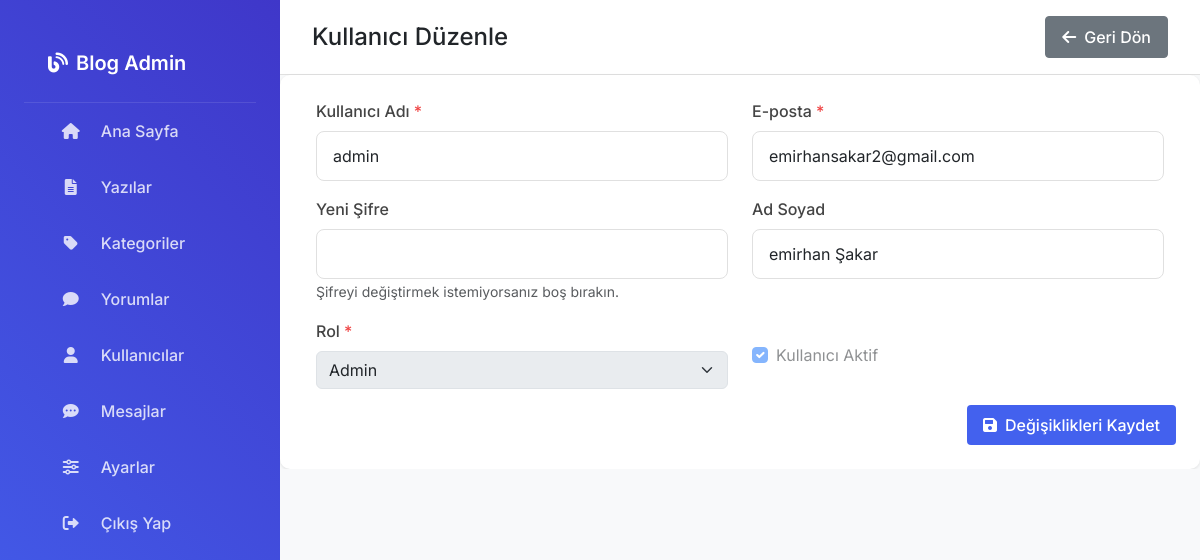
The app's page /admin/kullanici_duzenle.php?id=22 (signed in) with its own data.
### tables this page shows
CREATE TABLE `kullanicilar` (
  `id` int(11) NOT NULL AUTO_INCREMENT,
  `kullanici_adi` varchar(50) NOT NULL,
  `email` varchar(100) NOT NULL,
  `sifre` varchar(255) NOT NULL,
  `ad_soyad` varchar(100) DEFAULT NULL,
  `rol` enum('admin','yazar','kullanici') DEFAULT 'kullanici',
  `durum` tinyint(1) DEFAULT 1,
  `onay_durumu` enum('bekliyor','onaylandi','reddedildi') DEFAULT 'bekliyor',
  `itiraz_mesaji` text DEFAULT NULL,
  `itiraz_tarihi` timestamp NULL DEFAULT NULL,
  `son_giris` timestamp NOT NULL DEFAULT current_timestamp() ON UPDATE current_timestamp(),
  `auth_token` varchar(64) DEFAULT NULL,
  `created_at` timestamp NOT NULL DEFAULT current_timestamp(),
  `hatirla_token` varchar(64) DEFAULT NULL,
  `son_aktivite` timestamp NULL DEFAULT NULL,
  `cevrimici_durum` tinyint(1) NOT NULL DEFAULT 0,
  `kayit_tarihi` timestamp NOT NULL DEFAULT current_timestamp(),
  `profil_resmi` varchar(255) DEFAULT NULL,
  PRIMARY KEY (`id`),
  UNIQUE KEY `kullanici_adi` (`kullanici_adi`),
  UNIQUE KEY `email` (`email`)
);

### admin/kullanici_duzenle.php (the view, shortened to what this page needs)
<?php
require_once('../baglan.php');
$kullanici_id = intval($_GET['id']);
$sql = "SELECT * FROM kullanicilar WHERE id = ?";
$stmt = $conn->prepare($sql);
$stmt->bind_param("i", $kullanici_id);
$stmt->execute();
$result = $stmt->get_result();
$kullanici = $result->fetch_assoc();
?>
<!DOCTYPE html>
<html lang="tr">
<head>
    <link href="https://cdn.jsdelivr.net/npm/bootstrap@5.3.0/dist/css/bootstrap.min.css" rel="stylesheet">
    <link rel="stylesheet" href="https://cdnjs.cloudflare.com/ajax/libs/font-awesome/6.0.0/css/all.min.css">
    <link rel="stylesheet" href="css/admin.css">
</head>
<body>
    <div class="container-fluid">
        <div class="row">
            <?php include 'includes/sidebar.php'; ?>
            <div class="col p-0">
                <div class="main-content">
                    <div class="top-bar">
                        <h2 class="h4 mb-0">Kullanıcı Düzenle</h2>
                        <div class="top-bar-buttons">
                            <a href="kullanicilar.php" class="btn btn-secondary">
                                <i class="fas fa-arrow-left me-2"></i>Geri Dön
                            </a>
                        </div>
                    </div>
                    <div class="card">
                        <div class="card-body">
                            <form method="post" class="needs-validation" novalidate>
                                <div class="row">
                                    <div class="col-md-6 mb-3">
                                        <label for="kullanici_adi" class="form-label">Kullanıcı Adı <span class="text-danger">*</span></label>
                                        <input type="text" class="form-control" id="kullanici_adi" name="kullanici_adi" value="<?php echo htmlspecialchars($kullanici['kullanici_adi']); ?>" required>
                                    </div>
                                    <div class="col-md-6 mb-3">
                                        <label for="email" class="form-label">E-posta <span class="text-danger">*</span></label>
                                        <input type="email" class="form-control" id="email" name="email" value="<?php echo htmlspecialchars($kullanici['email']); ?>" required>
                                    </div>
                                </div>
                                <div class="row">
                                    <div class="col-md-6 mb-3">
                                        <label for="yeni_sifre" class="form-label">Yeni Şifre</label>
                                        <input type="password" class="form-control" id="yeni_sifre" name="yeni_sifre">
                                        <small class="text-muted">Şifreyi değiştirmek istemiyorsanız boş bırakın.</small>
                                    </div>
                                    <div class="col-md-6 mb-3">
                                        <label for="ad_soyad" class="form-label">Ad Soyad</label>
                                        <input type="text" class="form-control" id="ad_soyad" name="ad_soyad" value="<?php echo htmlspecialchars($kullanici['ad_soyad']); ?>">
                                    </div>
                                </div>
                                <div class="row">
                                    <div class="col-md-6 mb-3">
                                        <label for="rol" class="form-label">Rol <span class="text-danger">*</span></label>
                                        <select class="form-select" id="rol" name="rol" required <?php echo ($kullanici_id == $_SESSION['admin_id']) ? 'disabled' : ''; ?>>
                                            <option value="admin" <?php echo $kullanici['rol'] == 'admin' ? 'selected' : ''; ?>>Admin</option>
                                        </select>
                                    </div>
                                    <div class="col-md-6 mb-3">
                                        <div class="form-check mt-4">
                                            <input class="form-check-input" type="checkbox" id="durum" name="durum" <?php echo $kullanici['durum'] ? 'checked' : ''; ?> <?php echo ($kullanici_id == $_SESSION['admin_id']) ? 'disabled' : ''; ?>>
                                            <label class="form-check-label" for="durum">
                                                Kullanıcı Aktif
                                            </label>
                                        </div>
                                    </div>
                                </div>
                                <div class="text-end">
                                    <button type="submit" class="btn btn-primary">
                                        <i class="fas fa-save me-2"></i>Değişiklikleri Kaydet
                                    </button>
                                </div>
                            </form>
                        </div>
                    </div>
                </div>
            </div>
        </div>
    </div>
</body>
</html>

### admin/css/admin.css (style rules this page uses)
:root { --mavi-koyu: #1e3d59; --mavi-orta: #2b6cb0; --mavi-acik: #4299e1; --mavi-pastel: #ebf8ff; --bordo-koyu: #742a2a; --bordo-orta: #9b2c2c; --bordo-acik: #c53030; --bordo-pastel: #fff5f5; --gri-koyu: #2d3748; --gri-orta: #4a5568; --gri-acik: #a0aec0; --gri-pastel: #f7fafc; --beyaz: #ffffff; --siyah: #1a202c; --basari: #48bb78; --uyari: #ecc94b; --hata: #f56565; --info: #4299e1; --primary-color: #3b82f6; --secondary-color: #1d4ed8; --accent-color: #818cf8; --background-color: #f8fafc; --text-color: #0f172a; --light-text: #64748b; --card-bg: #ffffff; --border-color: #e2e8f0; --hover-color: #6366f1; --success-color: #10b981; --danger-color: #ef4444; --warning-color: #f59e0b; --info-color: #3b82f6; }
body { font-family: 'Inter', sans-serif; background: #f8f9fa; }
.main-content { margin-left: 280px; transition: all 0.3s ease; }
.top-bar { background: white; padding: 1rem 2rem; display: flex; align-items: center; justify-content: space-between; border-bottom: 1px solid #e0e0e0; }
.btn-primary { background: #4361ee; border: none; padding: 0.75rem 1.5rem; border-radius: 8px; font-weight: 500; transition: all 0.3s ease; }
.form-control { border-radius: 8px; border: 1px solid #e0e0e0; padding: 0.75rem 1rem; transition: all 0.3s ease; }
.form-label { font-weight: 500; color: #444; margin-bottom: 0.5rem; }
.card { border: none; border-radius: 10px; box-shadow: 0 1px 3px rgba(0,0,0,0.1); transition: all 0.3s ease; }
.card-body { padding: 1.5rem; }
.btn { font-weight: 500; padding: 0.5rem 1rem; border-radius: 0.25rem; }
.form-label { font-weight: 500; margin-bottom: 0.5rem; }
.container-fluid { padding: 0; overflow-x: hidden; }
.row { margin: 0; }
.text-danger { color: var(--danger-color) !important; }

### records on screen
kullanicilar: kullanici_adi "admin", email "emirhansakar2@gmail.com", ad_soyad "emirhan Şakar", rol "Admin", durum "☑"
